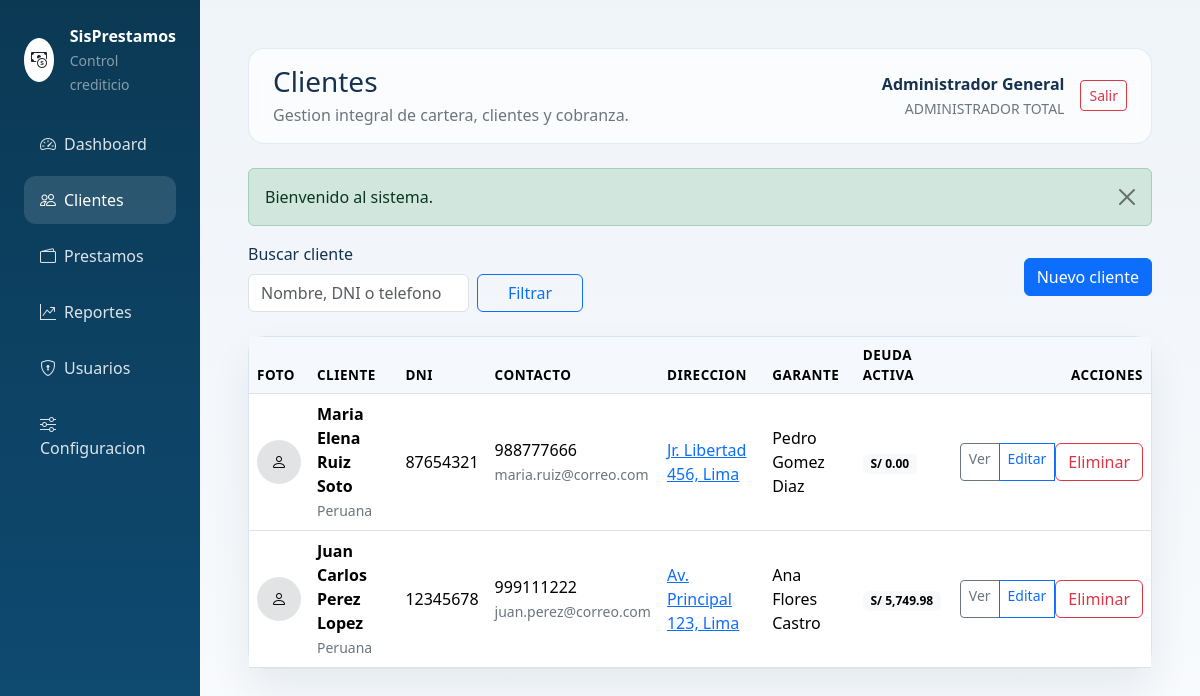
Screenshot of /clientes (signed in) with the database file from the repository.
### tables this page shows
CREATE TABLE clientes (
    id INT UNSIGNED AUTO_INCREMENT PRIMARY KEY,
    codigo VARCHAR(20) NOT NULL UNIQUE,
    foto VARCHAR(255) NULL,
    nombres VARCHAR(150) NOT NULL,
    dni VARCHAR(20) NOT NULL UNIQUE,
    telefono VARCHAR(20) NOT NULL,
    email VARCHAR(120) NULL,
    direccion VARCHAR(255) NOT NULL,
    nacionalidad VARCHAR(80) NOT NULL,
    tipo_vivienda VARCHAR(50) NOT NULL,
    situacion_laboral VARCHAR(50) NOT NULL,
    estado_civil VARCHAR(30) NOT NULL,
    direccion_trabajo VARCHAR(255) NULL,
    estado TINYINT(1) NOT NULL DEFAULT 1,
    creado_en DATETIME NOT NULL DEFAULT CURRENT_TIMESTAMP,
    eliminado_en DATETIME NULL,
    INDEX idx_clientes_nombres (nombres),
    INDEX idx_clientes_dni (dni)
);

### app/Helpers.php (called while the page is built, shortened)
<?php
function config(?string $key = null, $default = null)
{
    static $config;
    if ($config === null) {
        $config = require __DIR__ . '/Config.php';
    }
    $segments = explode('.', $key);
    $value = $config;
    foreach ($segments as $segment) {
        $value = $value[$segment];
    }
    return $value;
}
function app_url(string $path = ''): string
{
    $baseUrl = rtrim(base_url(), '/');
    return $baseUrl . '/' . ltrim($path, '/');
}
function base_url(): string
{
    $configured = trim((string) config('app.base_url', ''));
    $scriptName = str_replace('\\', '/', $_SERVER['SCRIPT_NAME'] ?? '/index.php');
    $directory = str_replace('/index.php', '', $scriptName);
    $directory = rtrim($directory, '/');
    return $directory === '/' ? '' : $directory;
}
function input(string $key, $default = null)
{
    $value = $_POST[$key] ?? $_GET[$key] ?? $default;
    if (is_string($value)) {
        return trim($value);
    }
    return $value;
}
function e($value): string
{
    return htmlspecialchars((string) $value, ENT_QUOTES, 'UTF-8');
}
function money($value): string
{
    return config('app.currency', '$') . ' ' . number_format((float) $value, 2, '.', ',');
}
function render(string $view, array $data = []): void
{
    require __DIR__ . '/../views/layout.php';
}

### app/Controllers.php (called while the page is built, shortened)
<?php
class ClientController
{
    public static function index(): void
    {
        $service = new ClientService();
        render('clients', [
            'title' => 'Clientes',
            'clients' => $service->all([
                'q' => input('q'),
            ]),
        ]);
    }
}

### app/Config.php (called while the page is built)
<?php
return [
    'app' => [
        'name' => 'SisPrestamos',
        'base_url' => '',
        'timezone' => 'America/Lima',
        'currency' => 'S/',
        'session_key' => 'sisprestamos_user',
        'debug' => true,
    ],
    'database' => [
        'host' => '127.0.0.1',
        'port' => 3306,
        'dbname' => 'sisprestamos',
        'charset' => 'utf8mb4',
        'username' => 'root',
        'password' => '',
    ],
    'notifications' => [
        'mail' => [
            'host' => 'smtp.example.com',
            'port' => 587,
            'username' => 'no-reply@example.com',
            'password' => 'change-me',
            'encryption' => 'tls',
            'from_email' => 'no-reply@example.com',
            'from_name' => 'SisPrestamos',
        ],
        'sms' => [
            'provider' => 'log',
            'api_key' => '',
            'sender' => 'SisPrestamos',
        ],
    ],
];

### app/Database.php (called while the page is built, shortened)
<?php
class Database
{
    private static ?PDO $connection = null;
    public static function connection(): PDO
    {
        $config = config('database');
        $dsn = sprintf(
            'mysql:host=%s;port=%d;dbname=%s;charset=%s',
            $config['host'],
            $config['port'],
            $config['dbname'],
            $config['charset']
        );
        try {
            self::$connection = new PDO($dsn, $config['username'], $config['password'], [
                PDO::ATTR_ERRMODE => PDO::ERRMODE_EXCEPTION,
                PDO::ATTR_DEFAULT_FETCH_MODE => PDO::FETCH_ASSOC,
                PDO::ATTR_EMULATE_PREPARES => false,
            ]);
        } catch (PDOException $exception) {
            abort(500, 'No fue posible conectar con la base de datos: ' . $exception->getMessage());
        }
        return self::$connection;
    }
}

### app/Repositories.php (called while the page is built, shortened)
<?php
class ClientRepository
{
    public function all(array $filters = []): array
    {
        $sql = 'SELECT c.*, g.nombre_completo AS garante_nombre,
                    (
                        SELECT COALESCE(SUM(p.saldo_pendiente), 0)
                        FROM prestamos p
                        WHERE p.cliente_id = c.id
                            AND p.estado IN ("vigente", "vencido", "moroso")
                    ) AS deuda_activa
                FROM clientes c
                LEFT JOIN garantes g ON g.cliente_id = c.id
                WHERE c.eliminado_en IS NULL';
        $params = [];
        $sql .= ' ORDER BY c.id DESC';
        $statement = Database::connection()->prepare($sql);
        $statement->execute($params);
        return $statement->fetchAll();
    }
}

### app/Services.php (called while the page is built, shortened)
<?php
class ClientService
{
    private ClientRepository $repository;
    public function __construct()
    {
        $this->repository = new ClientRepository();
    }
    public function all(array $filters = []): array
    {
        return $this->repository->all($filters);
    }
}

### app/Auth.php (called while the page is built, shortened)
<?php
class Auth
{
    public static function user(): ?array
    {
        return $_SESSION[config('app.session_key')] ?? null;
    }
    public static function hasRole(string $role): bool
    {
        return (self::user()['role_name'] ?? null) === $role;
    }
}

### views/clients.php (the view, shortened to what this page needs)
<div class="d-flex flex-column flex-lg-row justify-content-between align-items-lg-center gap-3 mb-4">
    <form method="get" class="row g-2 align-items-end">
        <div class="col-12 col-md-8">
            <label class="form-label">Buscar cliente</label>
            <input type="text" name="q" class="form-control" value="<?= e(input('q', '')) ?>" placeholder="Nombre, DNI o telefono">
        </div>
        <div class="col-12 col-md-4">
            <button type="submit" class="btn btn-outline-primary w-100">Filtrar</button>
        </div>
    </form>
    <a href="<?= e(app_url('clientes/crear')) ?>" class="btn btn-primary">Nuevo cliente</a>
</div>
<div class="card card-soft">
    <div class="card-body p-0">
        <div class="table-responsive">
            <table class="table table-hover align-middle mb-0">
                <thead>
                    <tr>
                        <th>Foto</th>
                        <th>Cliente</th>
                        <th>DNI</th>
                        <th>Contacto</th>
                        <th>Direccion</th>
                        <th>Garante</th>
                        <th>Deuda activa</th>
                        <th class="text-end">Acciones</th>
                    </tr>
                </thead>
                <tbody>
                    <?php if ($clients): ?>
                        <?php foreach ($clients as $client): ?>
                            <tr>
                                <td>
                                    <?php if (!empty($client['foto'])): ?>
                                        <img src="<?= e(app_url('../storage/uploads/' . $client['foto'])) ?>" alt="Foto" class="rounded-circle object-fit-cover" width="44" height="44">
                                    <?php else: ?>
                                        <div class="rounded-circle bg-secondary-subtle d-inline-flex align-items-center justify-content-center" style="width:44px;height:44px;">
                                            <i class="bi bi-person"></i>
                                        </div>
                                    <?php endif; ?>
                                </td>
                                <td>
                                    <div class="fw-semibold"><?= e($client['nombres']) ?></div>
                                    <small class="text-secondary"><?= e($client['nacionalidad']) ?></small>
                                </td>
                                <td><?= e($client['dni']) ?></td>
                                <td>
                                    <div><?= e($client['telefono']) ?></div>
                                    <small class="text-secondary"><?= e($client['email'] ?: 'Sin correo') ?></small>
                                </td>
                                <td>
                                    <a href="https://www.google.com/maps/search/?api=1&query=<?= urlencode($client['direccion']) ?>" target="_blank" rel="noopener noreferrer">
                                        <?= e($client['direccion']) ?>
                                    </a>
                                </td>
                                <td><?= e($client['garante_nombre'] ?: '-') ?></td>
                                <td><span class="badge text-bg-light"><?= e(money($client['deuda_activa'])) ?></span></td>
                                <td class="text-end">
                                    <div class="btn-group btn-group-sm">
                                        <a href="<?= e(app_url('clientes/ver/' . $client['id'])) ?>" class="btn btn-outline-secondary">Ver</a>
                                        <a href="<?= e(app_url('clientes/editar/' . $client['id'])) ?>" class="btn btn-outline-primary">Editar</a>
                                        <?php if (\App\Auth::hasRole('administrador total')): ?>
                                            <form method="post" action="<?= e(app_url('clientes/eliminar/' . $client['id'])) ?>" onsubmit="return confirm('Se eliminara de forma segura el cliente.');">
                                                <button type="submit" class="btn btn-outline-danger">Eliminar</button>
                                            </form>
                                        <?php endif; ?>
                                    </div>
                                </td>
                            </tr>
                        <?php endforeach; ?>
                    <?php else: ?>
                        <tr>
                            <td colspan="8" class="text-center py-4 text-secondary">No hay clientes registrados.</td>
                        </tr>
                    <?php endif; ?>
                </tbody>
            </table>
        </div>
    </div>
</div>

### views/layout.php (style rules this page uses)
:root { --sp-primary: #0b3954; --sp-accent: #f0a202; --sp-surface: #ffffff; --sp-soft: #f4f7fb; --sp-border: #dbe5f0; }
body { background: linear-gradient(180deg, #eff4f9 0%, #f9fbfd 100%); color: #16324f; }
.card-soft { border: 1px solid var(--sp-border); border-radius: 1rem; box-shadow: 0 20px 40px rgba(11,57,84,.08); }
.table thead th { background: #f5f8fc; font-size: .84rem; text-transform: uppercase; letter-spacing: .04em; }

### rows the page displays
clientes: nombres "Maria Elena Ruiz Soto", nacionalidad "Peruana", dni "87654321", telefono "988777666", email "maria.ruiz@correo.com", direccion "Jr. Libertad 456, Lima", garante_nombre "Pedro Gomez Diaz", deuda_activa "S/ 0.00"
clientes: nombres "Juan Carlos Perez Lopez", nacionalidad "Peruana", dni "12345678", telefono "999111222", email "juan.perez@correo.com", direccion "Av. Principal 123, Lima", garante_nombre "Ana Flores Castro", deuda_activa "S/ 5,749.98"

### other values shown
config('app.name') "SisPrestamos"
$title "Clientes"
$user['nombre_completo'] "Administrador General"
$user['role_name'] "ADMINISTRADOR TOTAL"
$message "Bienvenido al sistema."
